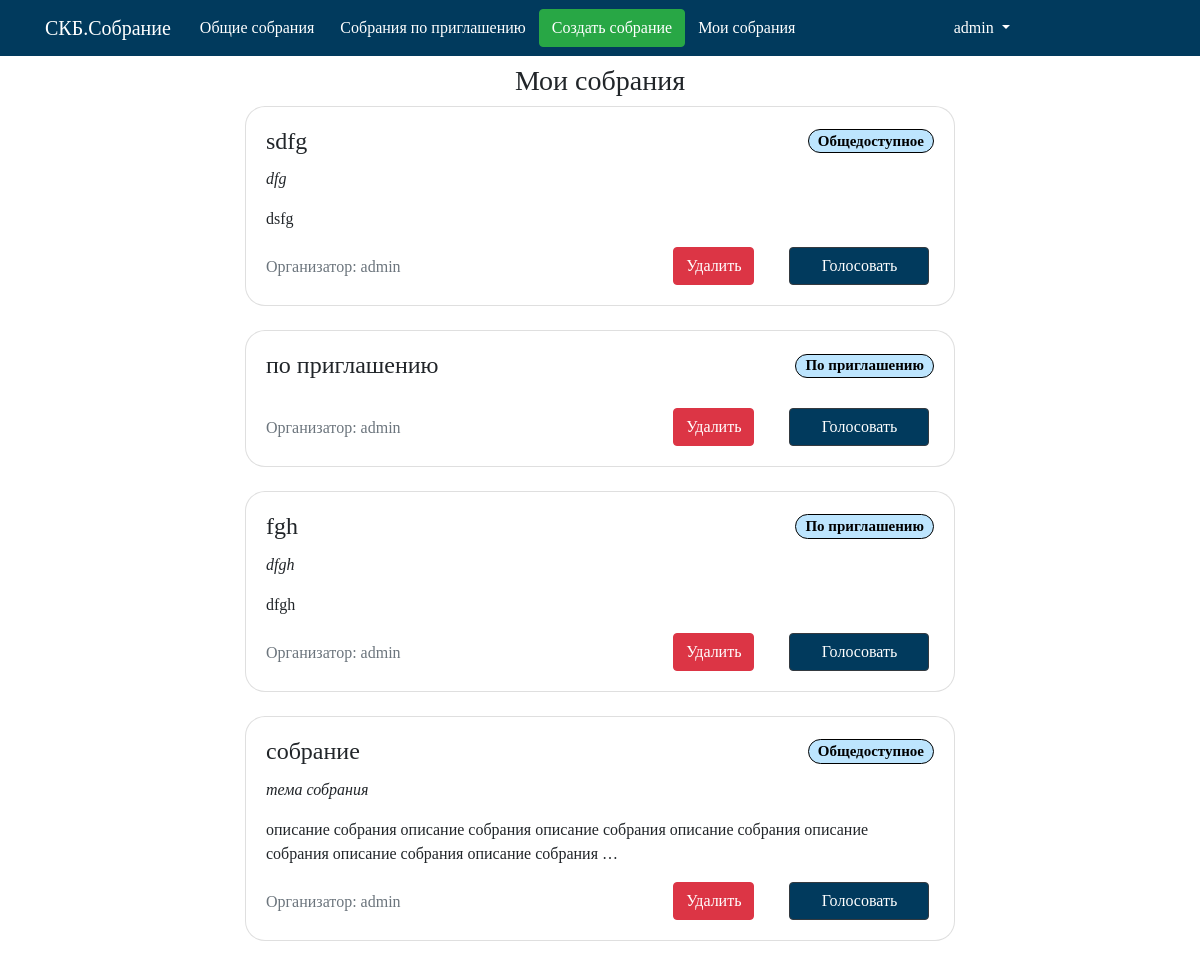
/maket/my_meetings/ (signed in), run on an earlier commit of the app's database.
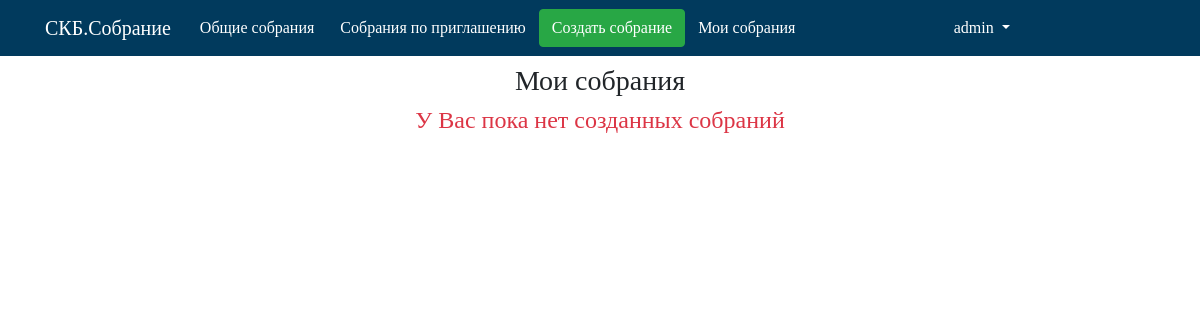
And on a later commit of the database.
### maket/models.py (models this page shows, shortened)
class Collect(models.Model):  # Собрание
    name = models.CharField('Название собрания', max_length=100, db_index=True,primary_key=True)
    tpesobr = models.CharField('Тип собрания',max_length= 20,default='Общедоступное')
    user = models.ForeignKey(User,verbose_name='Организатор',on_delete=models.CASCADE,unique=False)
    theme = models.CharField('Тема собрания', max_length=250)
    description = models.CharField('Описание собрания',max_length=500)
    duration = models.TimeField(verbose_name='Длительность')
    slug = models.SlugField(blank=True)
    def get_absolute_url(self):
        return reverse('vote_meeting_url', kwargs={'meeting_slug': self.slug})

### maket/views.py (the view)
# urls.py: path('my_meetings/', my_meetings_list, name='my_meetings_list_url'),
def my_meetings_list(request):
    my_meets_list = Collect.objects.filter(user__username=request.user.username)
    my_meets_list = my_meets_list[::-1]
    context = {'my_meets_list': my_meets_list}
    return render(request, 'maket/my_meetings.html', context)

### maket/templates/maket/my_meetings.html
{% extends 'maket/base.html' %}
{% block menu %}
{% if user.is_authenticated %}
{% include 'maket/includes/nav.html' %}
{% else %}
{% include 'maket/includes/nav_sign_log.html' %}
{% endif %}
{% endblock %}
{% block name %}
{% if user.is_authenticated %}
Мои собрания
{% endif %}
{% endblock %}
{% block content %}
{% if user.is_authenticated %}
{% if not my_meets_list %}
<h4 align="center"> <p class="text-danger">У Вас пока нет созданных собраний</p> </h4>
{% else %}
{% for col in my_meets_list %}
{% include 'maket/includes/card_my_meet.html' %}
{% endfor %}
{% endif %}
{% endif %}
{% endblock %}

### maket/templates/maket/includes/card_my_meet.html
{% extends 'maket/includes/base_card.html' %}
{% block deletecol %}
    <a href="delete/{{col.name}}" class="btn btn-danger mr-0 ">Удалить</a>
{% endblock %}

### maket/templates/maket/includes/base_card.html
<div class="col-md-8 offset-md-2" >
    <div class="card mb-4">
        <div class="card-body">
            <div class="row">
                <h4 class="card-title col-md-8">{{ col.name|truncatechars:30 }} </h4>
                <h5 class="card-title col-md-4 text-right"><span class="badge badge-pill badge-info" data-toggle="tooltip" data-placement="right" >{{ col.tpesobr }}</span></h5>
            </div>
            <p class="card-text font-italic"> {{ col.theme|truncatechars:60 }}</p>
            <p class="card-text "> {{ col.description|truncatechars:127 }}</p>
            <div class="row">
                <div class=" col-md-7 pt-2">
                   <p class="card-text text-muted"> Организатор: {{ col.user }}</p>
                </div>
                <div class=" col-md-2">
                    {% block deletecol %}
                    {% endblock %}
                </div>
                <div class="col-md-3">
                    <a href="{{ col.get_absolute_url }}" class="btn btn-dark mr-0 vote">Голосовать</a>
                </div>
            </div>
        </div>
    </div>
</div>

What changed in the data, as far as the page shows it:
removed Collect: name "sdfg", tpesobr "Общедоступное", theme "dfg", description "dsfg", user "admin"
removed Collect: name "по приглашению", tpesobr "По приглашению", user "admin"
removed Collect: name "fgh", tpesobr "По приглашению", theme "dfgh", description "dfgh", user "admin"
removed Collect: name "собрание", tpesobr "Общедоступное", theme "тема собрания", description "описание собрания описание собрания описание собрания описание собрания описание собрания описание собрания описание собрания …", user "admin"
Also different on the page:
text now shown: "У Вас пока нет созданных собраний"
